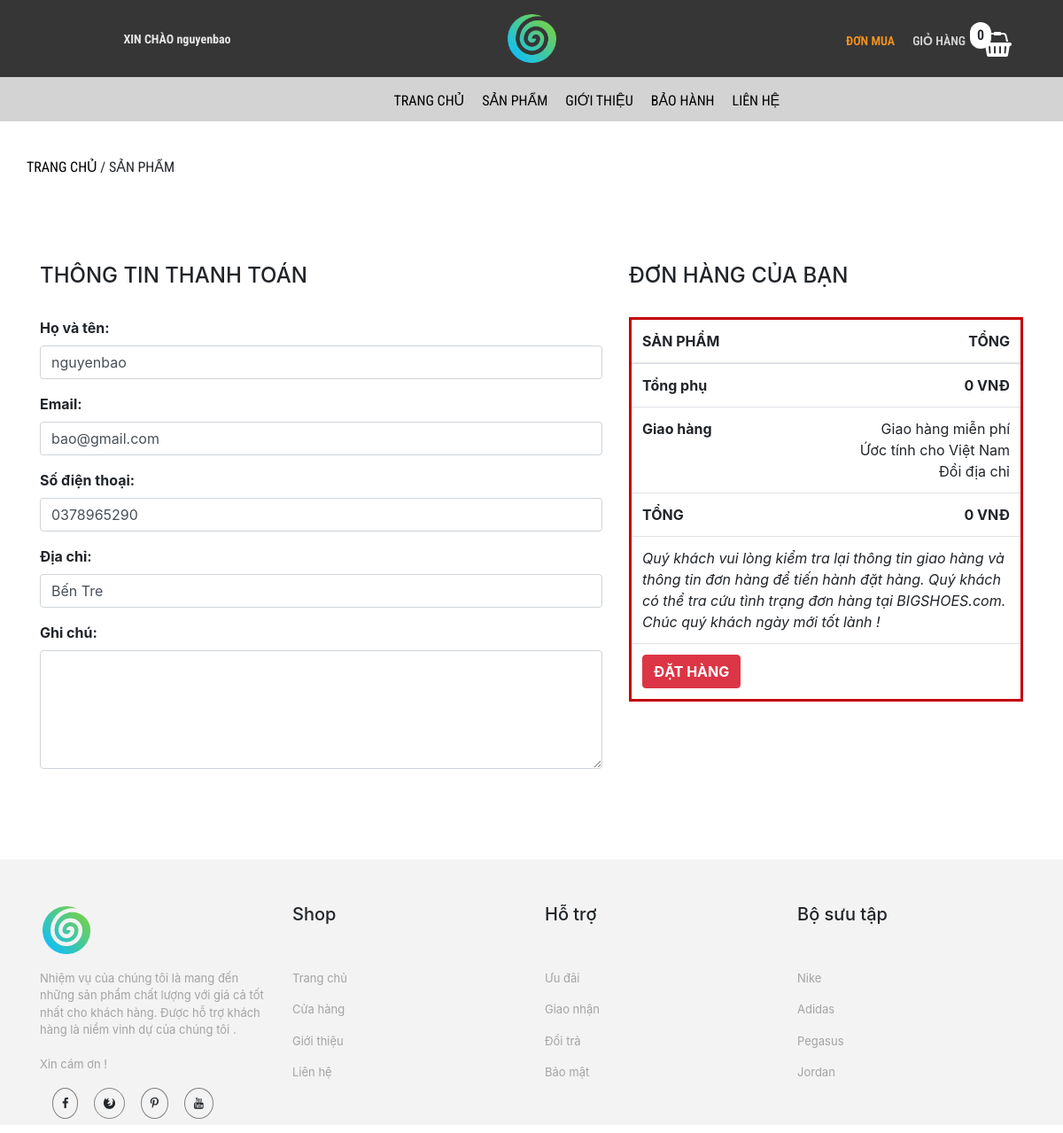
The app's page /trang-chinh/thanh-toan-gio-hang.php (signed in) with its own data.
### tables this page shows
CREATE TABLE `khach_hang` (
  `ma_kh` varchar(50) NOT NULL,
  `ho_ten` varchar(50) NOT NULL,
  `mat_khau` varchar(50) NOT NULL,
  `email` varchar(50) NOT NULL,
  `sdt` varchar(50) NOT NULL,
  `dia_chi` varchar(50) NOT NULL,
  `vai_tro` int(11) NOT NULL DEFAULT 0,
  `trang_thai` int(50) NOT NULL
);

### admin/dao/pdo.php (called while the page is built, shortened)
<?php
    function pdo_get_connection(){
        $pdo = new PDO("mysql:host=localhost;dbname=bigshoes",'root','');
        $pdo->setAttribute(PDO::ATTR_ERRMODE, PDO::ERRMODE_EXCEPTION);
        return $pdo;
    }
    function pdo_query_one($sql){
        $sql_args = array_slice(func_get_args(),1);
        try{
            $conn = pdo_get_connection();
            $stmt = $conn ->prepare($sql);
            $stmt -> execute($sql_args);
            $row = $stmt -> fetch();
            return $row;
        }catch(PDOException $e){
            throw $e;
        }finally{
            unset($conn);
        }
    }
    ?>

### admin/dao/khach-hang.php (called while the page is built, shortened)
<?php
require_once('pdo.php');
function khach_hang_select_by_id($ma_kh)
{
    $sql = "SELECT * FROM khach_hang WHERE ma_kh=?";
    return pdo_query_one($sql, $ma_kh);
}

### trang-chinh/thanh-toan-gio-hang.php (the view, shortened to what this page needs)
<!DOCTYPE html>
<html lang="en">
<head>
    <link rel="stylesheet" href="https://maxcdn.bootstrapcdn.com/bootstrap/4.0.0/css/bootstrap.min.css">
    <link rel="stylesheet" href="../../bigshoes/css/chi-tiet-sp/products.css">
    <link rel="stylesheet" href="../../bigshoes/css/chi-tiet-sp/plugin/css/owl.carousel.min.css">
    <link rel="stylesheet" href="../../bigshoes/css/chi-tiet-sp/plugin/css/owl.theme.default.min.css">
    <link rel="stylesheet" href="https://cdnjs.cloudflare.com/ajax/libs/font-awesome/4.7.0/css/font-awesome.min.css">
    <link rel="stylesheet" href="https://maxcdn.bootstrapcdn.com/bootstrap/4.5.2/css/bootstrap.min.css">
</head>
<body>
    <div class="container-fluid">
        <div class="row">
            <div class="col-md-4" style="background-color: rgb(54, 54, 54);text-align: center">
                <div class="login">
                    <?php
                    if (!isset($_SESSION['user'])) {
                    ?>
                        <a href="../../bigshoes/tai-khoan/dang-nhap.php">
                            <p><strong>ĐĂNG NHẬP / ĐĂNG KÍ</strong></p>
                        </a>
                    <?php } else { ?>
                        <a href="../../bigshoes/tai-khoan/thong-tin-tk.php">
                            <p><strong>XIN CHÀO <?= $_SESSION['user']['ho_ten'] ?></strong></p>
                        </a>
                    <?php } ?>
                </div>
            </div>
            <div class="col-md-4" style="background-color: rgb(54, 54, 54);text-align: center">
                <div class="logo">
                    <a href="index.php"><img src="../css/danh-sach-sp/img/TBT.png" alt="anh"></a>
                </div>
            </div>
            <div class="col-md-4" style="background-color: rgb(54, 54, 54);text-align: center">
                <div class="giohang" style="position: reletive;">
                    <?php
                    $sll = 0;
                    ?>
                    <span style="position: absolute;padding:3px 8px;background-color:#fff;border-radius:50px;left:295px;top:25px;"><?= $sll ?></span>
                    <ul>
                        <li style="list-style: none;">
                            <p style="font-size: 14px;">
                                <a href="" style="text-decoration:none;color:#f7941d;">ĐƠN MUA</a>
                            </p>
                        </li>
                        <li style="list-style: none;">
                            <p style="color: rgb(212, 212, 212);font-size: 14px;">GIỎ HÀNG</p>
                        </li>
                        <a href="danh-sach-gio-hang.php">
                            <li style="list-style: none;">
                                <i class="fa fa-shopping-basket" style="font-size:28px;color:rgb(255, 255, 255)"></i>
                            </li>
                        </a>
                    </ul>
                </div>
            </div>
        </div>
    </div>
    <div class="container-fluid">
        <div class="row">
            <div class="col-md-12" style="background-color: rgb(211, 211, 211);">
                <div class="nav">
                    <ul>
                        <li><a href="index.php">TRANG CHỦ</a></li>
                        <li><a href="danh-sach-sp.php">SẢN PHẨM</a></li>
                        <li><a href="gioi-thieu.php">GIỚI THIỆU</a></li>
                        <li><a href="bao-hanh.php">BẢO HÀNH</a></li>
                        <li><a href="lien-he.php">LIÊN HỆ</a></li>
                    </ul>
                </div>
            </div>
        </div>
    </div>
    <div class="container" style="margin-top: 20px;">
        <div class="row">
            <div class="col-md-7" style="padding-left: 0px;">
                <div class="chuyen">
                    <p><span><a href="index.php" style="text-decoration:none;color:black">TRANG CHỦ </a></span> / SẢN PHẨM</p>
                </div>
            </div>
        </div>
    </div>
    <?php
    require_once('../../bigshoes/admin/dao/khach-hang.php');
    extract($_REQUEST);
    $ma_kh = $_SESSION['user']['ma_kh'];
    $item = khach_hang_select_by_id($ma_kh);
    extract($item);
    ?>
    <div class="container" style="margin-top: 80px;">
        <div class="row">
            <div class="col-sm-7">
                <form action="" method="post">
                    <h4>THÔNG TIN THANH TOÁN</h4>
                    <br>
                    <table class="table table-borderless" border="0">
                        <tr>
                            <div class="form-group">
                                <label for=""> <b>Họ và tên:</b> </label>
                                <input type="text" class="form-control" id="" name="ho_ten" value="<?= $ho_ten ?>">
                            </div>
                        </tr>
                        <tr>
                            <div class="form-group">
                                <label for=""><b>Email:</b></label>
                                <input type="text" class="form-control" id="" name="email" value="<?= $email ?>">
                            </div>
                        </tr>
                        <tr>
                            <div class="form-group">
                                <label for=""><b>Số điện thoại:</b></label>
                                <input type="text" class="form-control" id="" name="sdt" value="<?= $sdt ?>">
                            </div>
                        </tr>
                        <tr>
                            <div class="form-group">
                                <label for=""><b>Địa chỉ:</b></label>
                                <input type="text" class="form-control" id="" name="dia_chi" value="<?= $dia_chi ?>">
                            </div>
                        </tr>
                        <tr>
                            <div class="form-group">
                                <label for=""><b>Ghi chú:</b></label>
                                <textarea class="form-control" rows="5" id="" name="ghi_chu"></textarea>
                            </div>
                        </tr>
                    </table>
            </div>
            <div class="col-sm-5">
                <h4>ĐƠN HÀNG CỦA BẠN</h4>
                <br>
                <table class="table" style="border:3px solid #c30005;">
                    <thead>
                        <tr>
                            <th>SẢN PHẨM</th>
                            <th style="text-align:right;">TỔNG</th>
                        </tr>
                    </thead>
                    <tbody>
                        <?php
                        $total = $i = 0;
                        ?>
                        <tr>
                            <td><b>Tổng phụ</b></td>
                            <td style="text-align:right;"><b><?= number_format($total) ?> VNĐ</b></td>
                        </tr>
                        <tr>
                            <td><b>Giao hàng</b></td>
                            <td style="text-align:right;">Giao hàng miễn phí <br>
                                Ứơc tính cho Việt Nam <br>
                                Đổi địa chỉ</td>
                        </tr>
                        <tr>
                            <td><b>TỔNG</b></td>
                            <td style="text-align:right;"><b><?= number_format($total) ?> VNĐ</b></td>
                        </tr>
                        <tr>
                            <td colspan="2"><i>Quý khách vui lòng kiểm tra lại thông tin giao hàng và thông tin đơn hàng để tiến hành đặt hàng. Quý khách có thể tra cứu tình trạng đơn hàng tại BIGSHOES.com. Chúc quý khách ngày mới tốt lành !</i></td>
                        </tr>
                        <tr>
                            <td><button type="submit" name="dathang" class="btn btn-danger"><b>ĐẶT HÀNG</b></button></td>
                            <td></td>
                        </tr>
                    </tbody>
                </table>
            </div>
        </div>
    </div>
    <div class="container-fluid now2" style="margin-top: 70px;">
        <div class="row">
            <div class="container" style="margin-top: 50px;">
                <div class="row">
                    <div class="col-md-3">
                        <div class="fo">
                            <img src="../css/trang-chu/img/TBT.png" alt="" style="width:60px;">
                        </div>
                    </div>
                    <div class="col-md-3">
                        <div class="fo">
                            <h5>Shop</h5>
                        </div>
                    </div>
                    <div class="col-md-3">
                        <h5>Hỗ trợ</h5>
                    </div>
                    <div class="col-md-3">
                        <h5>Bộ sưu tập</h5>
                    </div>
                </div>
                <div class="row" style="margin-top: 0px;">
                    <div class="col-md-3">
                        <div class="fo">
                            <ul>
                                <li>
                                    <p>
                                        Nhiệm vụ của chúng tôi là mang đến những sản phẩm chất lượng với giá cả tốt nhất cho khách hàng.
                                        Được hỗ trợ khách hàng là niềm vinh dự của chúng tôi . <br><br>
                                        Xin cám ơn !
                                    </p>
                                </li>
                                <li>
                                    <i class="fa fa-facebook "></i>
                                    <i class="fa fa-firefox"></i>
                                    <i class="fa fa-pinterest-p"></i>
                                    <i class="fa fa-youtube"></i>
                                </li>
                            </ul>
                        </div>
                    </div>
                    <div class="col-md-3">
                        <div class="fo">
                            <ul>
                                <li>
                                    <p>Trang chủ</p>
                                </li>
                                <li>
                                    <p>Cửa hàng</p>
                                </li>
                                <li>
                                    <p>Giới thiệu</p>
                                </li>
                                <li>
                                    <p>Liên hệ</p>
                                </li>
                            </ul>
                        </div>
                    </div>
                    <div class="col-md-3">
                        <div class="fo">
                            <ul>
                                <li>
                                    <p>Ưu đãi</p>
                                </li>
                                <li>
                                    <p>Giao nhận</p>
                                </li>
                                <li>
                                    <p>Đổi trả</p>
                                </li>
                                <li>
                                    <p>Bảo mật</p>
                                </li>
                            </ul>
                        </div>
                    </div>
                    <div class="col-md-3">
                        <div class="fo">
                            <ul>
                                <li>
                                    <p>Nike</p>
                                </li>
                                <li>
                                    <p>Adidas</p>
                                </li>
                                <li>
                                    <p>Pegasus</p>
                                </li>
                                <li>
                                    <p>Jordan</p>
                                </li>
                            </ul>
                        </div>
                    </div>
                </div>
            </div>
        </div>
    </div>
</body>
</html>

### css/chi-tiet-sp/products.css (style rules this page uses)
* { margin: 0px; padding: 0px; box-sizing: border-box; }
.login p { margin-top: 34px; color: rgb(230, 230, 230); font-size: 14px; font-family: "Roboto Condensed", sans-serif; }
.logo { padding: 13px; }
.logo img { width: 61px; }
.nav { position: relative; width: 100%; height: 50px; background-color: rgb(211, 211, 211); font-family: "Roboto Condensed", sans-serif; }
.nav ul { position: absolute; top: 0; left: 35%; }
.nav ul li { float: left; list-style: none; margin-left: 20px; font-family: "Roboto Condensed", sans-serif; font-size: 16px; margin-top: 15px; }
.nav ul li a { text-decoration: none; color: black; }
.giohang { font-weight: 600; margin-left: 120px; font-family: "Roboto Condensed", sans-serif; }
.giohang ul li { float: left; margin-left: 20px; margin-top: 20px; }
.chuyen { font-family: "Roboto Condensed", sans-serif; margin-top: 20px; }
.chuyen span { color: rgb(150, 148, 148); }
.fo ul li { margin-top: 15px; list-style: none; font-size: 13px; }
.fo img { width: 100px; }
.fo ul li i { margin-left: 14px; border: solid 1px gray; padding: 10px; border-radius: 100%; }
.fo ul li p { color: rgb(163, 163, 163); }
.now2 { width: 100%; height: 300px; background-color: rgb(243, 243, 243); position: relative; }

### records on screen
khach_hang: ho_ten "nguyenbao", email "bao@gmail.com", sdt "0378965290", dia_chi "Bến Tre"

### other values on screen
$_SESSION['user']['ho_ten'] "nguyenbao"
$sll "0"
$total "0"
